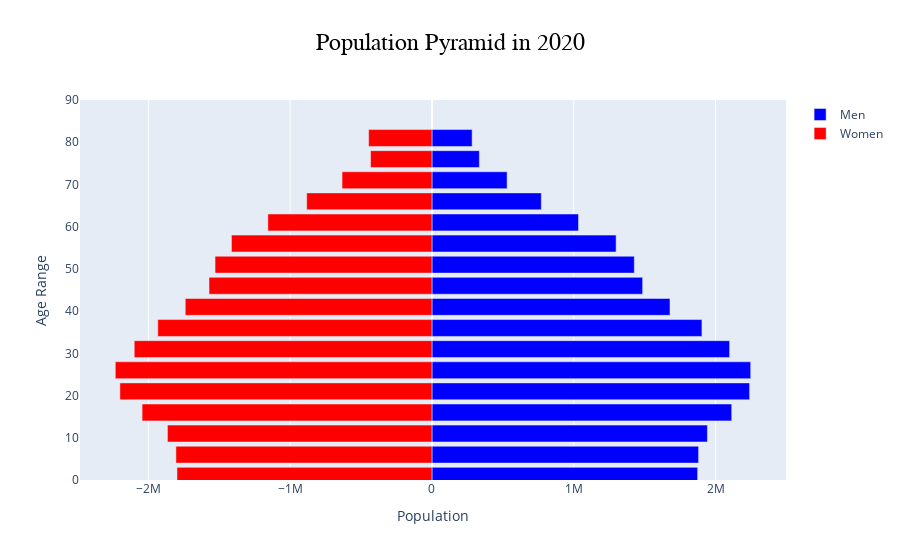

The cell this chart's notebook holds for it:
### Markdown cell above
## plot_population_pyramid( ) Unit Tests

### Code cell
### Basic Functionality
n = 1
pop_df = population_dataframe('COL')

eg = plot_population_pyramid(pop_df, 2020)
case = eg == None ### Ploting the graph is NoneType. If the graph plots, then it equals None

print(f'\nTest {n}:')
unit_test(case)
n += 1

### Test the Invalid Country error message works
eg = plot_population_pyramid(pop_df, 0)
case = eg == 'Invalid Year'

print(f'\nTest {n}:')
unit_test(case)
n += 1

### Figure 1 — Plotly figure (JSON) as saved in the notebook; plotly's stock layout.template omitted (floating-point values rounded to 4 significant figures)
{"data": [{"hoverinfo": "skip", "marker": {"color": "blue"}, "name": "Men", "orientation": "h", "type": "bar", "x": [1873332, 1880087, 1942201, 2113654, 2239826, 2247557, 2098935, 1903638, 1678428, 1485492, 1426700, 1298498, 1033280, 770996, 529736, 334164, 283066], "y": [1, 6, 11, 16, 21, 26, 31, 36, 41, 46, 51, 56, 61, 66, 71, 76, 81]}, {"hoverinfo": "skip", "marker": {"color": "red"}, "name": "Women", "orientation": "h", "type": "bar", "x": [-1798256, -1805843, -1865486, -2044203, -2200701, -2233169, -2099558, -1933443, -1739827, -1572269, -1529761, -1414124, -1157392, -883473, -634029, -432973, -446568], "y": [1, 6, 11, 16, 21, 26, 31, 36, 41, 46, 51, 56, 61, 66, 71, 76, 81]}], "layout": {"barmode": "overlay", "title": {"font": {"color": "black", "family": "Arial", "size": 24}, "text": "Population Pyramid in 2020", "x": 0.5}, "xaxis": {"title": {"text": "Population"}}, "yaxis": {"range": [0, 90], "title": {"text": "Age Range"}}}}
